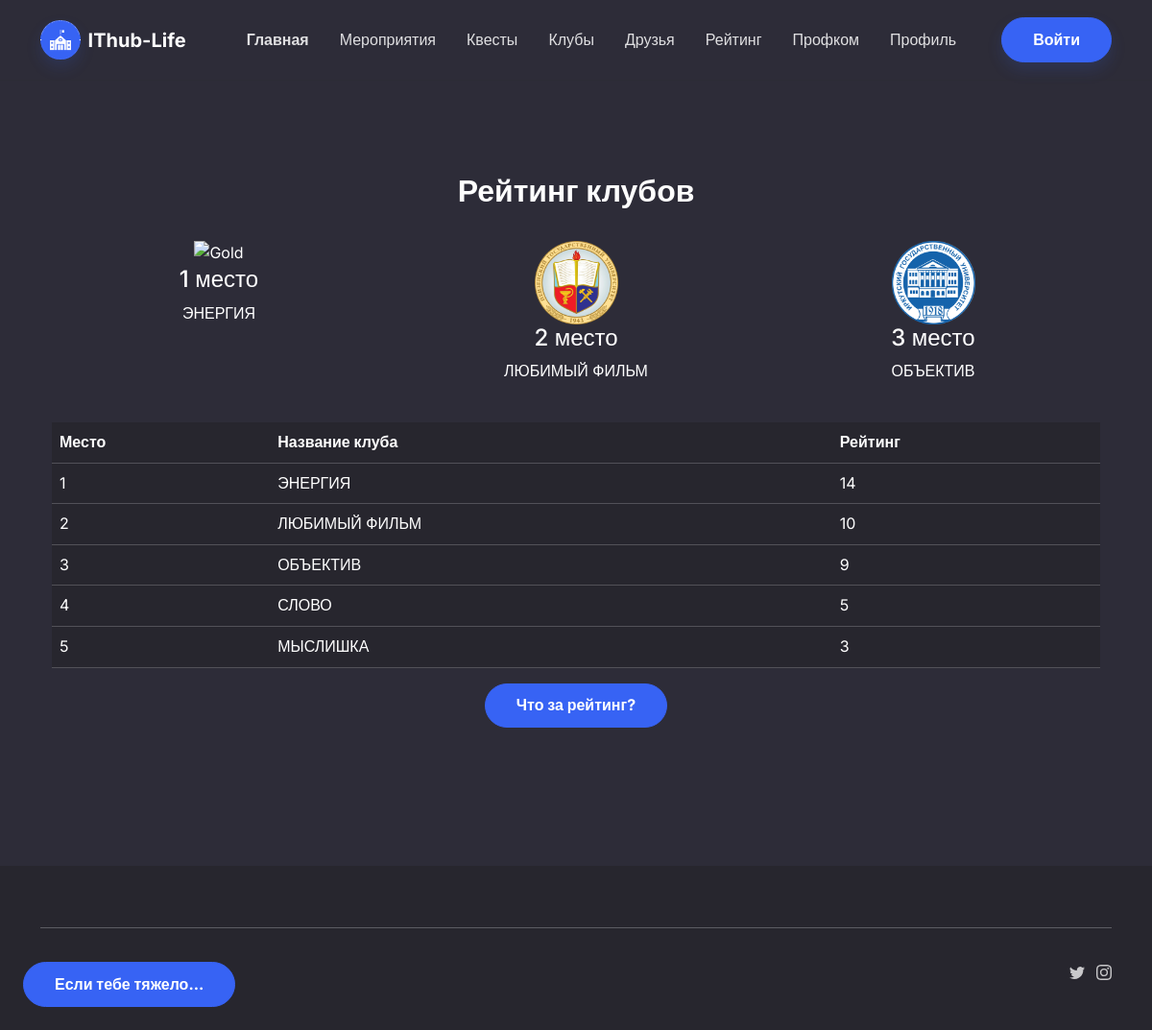
The page /rating on the database its author committed.
### tables this page shows
CREATE TABLE CLUBS (id INTEGER PRIMARY KEY AUTOINCREMENT NOT NULL, name TEXT NOT NULL DEFAULT (''), comment TEXT DEFAULT (''), id_prez REFERENCES USERS (id) NOT NULL DEFAULT (1), reiting INTEGER CONSTRAINT ееов NOT NULL DEFAULT (0), gimn TEXT DEFAULT ('gimn'));

### app.py (the view)
@app.route('/<string:strin>', methods = ['GET'])
def indexi(strin):
    ot = {}
    if request.method == 'GET':
        ot = dict(request.args)
        if ot != {}:
            print(ot)
    try:
        ot['id']
    except:
        ot['id'] = 1
    if strin == 'friends':
        ot = mf.Friends()
    if strin == 'rating':
        ot = mf.Rating()
    if strin == 'profile':
        ot = mf.Profile(ot['id'])#()
    if strin == 'clubs':
        ot = mf.Clubs()
    if strin == 'club_detail':
        ot = mf.Club_detail(ot['id'])
    if strin == 'events':
        ot = mf.Events()
    if strin == 'event_detail':
        ot = mf.Event_detail(ot['id'])
    if strin == 'quests':
        ot = mf.Quests()
    if strin == 'quest_detail':
        ot = mf.Quest_detail(ot['id'])
    if strin == 'library':
        try:
            ot = mf.Library(ot['path'], ot['file'], id=1)
        except:
            ot = mf.Library('', '', id=1)
    if strin == 'favicon.ico':
        return ''
    if strin == 'get_file':
        ott = mf.Library(ot['path'], ot['file'], id=1)
        return send_from_directory(ott + "/", ot['file'])
    print("\nOT " + str(ot))
    return render_template(''+strin+'.html', DATA=ot)

### BD.py (called while the page is built)
def get_db():
    db = sqlite3.connect(DATABASE)
    db.row_factory = sqlite3.Row
    return db

def get_question(question):
    db = get_db()
    data = db.execute(question).fetchall()
    data = [dict(ix) for ix in data]
    return data

### MyFunc.py (called while the page is built)
def Rating():
    events = BD.get_question("SELECT * FROM CLUBS")
    events[0]['raiting'] = BD.get_question("SELECT * FROM CLUBS ORDER BY reiting DESC")
    print(events)
    return events

### templates/rating.html (shortened to what this page needs)
{% extends 'base.html' %}
{% block content %}
<section class="py-5">
    <div class="container py-5">
        <div class="row mb-4">
            <div class="col-md-8 col-xl-6 text-center mx-auto">
                <h2 class="fw-bold">Рейтинг клубов</h2>
            </div>
        </div>
        <div class="row mb-4">
            <div class="col-md-4 text-center">
                <img onclick="window.location.replace('/club_detail?id={{ DATA[0].raiting[0].id|string }}');" style ="width:25%;" src="{{ url_for('static', filename='/DATA/Clubs/'+DATA[0].raiting[0].id|string+'.png') }}" alt="Gold">
                <h4 onclick="window.location.replace('/club_detail?id={{ DATA[0].raiting[0].id|string }}');" >1 место</h4>
                <p onclick="window.location.replace('/club_detail?id={{ DATA[0].raiting[0].id|string }}');">{{ DATA[0].raiting[0].name }}</p>
            </div>
            <div class="col-md-4 text-center">
                <img onclick="window.location.replace('/club_detail?id={{ DATA[0].raiting[1].id|string }}');" style ="width:25%;" src="{{ url_for('static', filename='/DATA/Clubs/'+DATA[0].raiting[1].id|string+'.png') }}" alt="Silver">
                <h4 onclick="window.location.replace('/club_detail?id={{ DATA[0].raiting[1].id|string }}');">2 место</h4>
                <p onclick="window.location.replace('/club_detail?id={{ DATA[0].raiting[1].id|string }}');">{{ DATA[0].raiting[1].name }}</p>
            </div>
            <div class="col-md-4 text-center">
                <img onclick="window.location.replace('/club_detail?id={{ DATA[0].raiting[2].id|string }}');" style ="width:25%;" src="{{ url_for('static', filename='/DATA/Clubs/'+DATA[0].raiting[2].id|string+'.png') }}" alt="Bronze">
                <h4 onclick="window.location.replace('/club_detail?id={{ DATA[0].raiting[2].id|string }}');">3 место</h4>
                <p onclick="window.location.replace('/club_detail?id={{ DATA[0].raiting[2].id|string }}');">{{ DATA[0].raiting[2].name }}</p>
            </div>
        </div>
        <div class="row">
            <div class="col-md-12">
                <table class="table table-dark">
                    <thead>
                        <tr>
                            <th>Место</th>
                            <th>Название клуба</th>
                            <th>Рейтинг</th>
                        </tr>
                    </thead>
                    <tbody>
                    {% for i in range(DATA[0].raiting|length) %}
                        <tr onclick="window.location.replace('/club_detail?id={{ DATA[0].raiting[i].id|string }}');">
                            <td>{{ (i + 1)|string }}</td>
                            <td>{{ DATA[0].raiting[i].name }}</td>
                            <td>{{ DATA[0].raiting[i].reiting|string }}</td>
                        </tr>
                    {% endfor %}
                    </tbody>
                </table>
            </div>
        </div>
        <div class="row">
            <div class="col-md-12 text-center">
                <button class="btn btn-primary" data-bs-toggle="modal" data-bs-target="#ratingInfoModal">Что за рейтинг?</button>
            </div>
        </div>
    </div>
</section>
{% endblock %}

### rows shown on the page
CLUBS: name "ЭНЕРГИЯ", name "ЭНЕРГИЯ", reiting "14"
CLUBS: name "ЛЮБИМЫЙ ФИЛЬМ", name "ЛЮБИМЫЙ ФИЛЬМ", reiting "10"
CLUBS: name "ОБЪЕКТИВ", name "ОБЪЕКТИВ", reiting "9"
CLUBS: name "СЛОВО", reiting "5"
CLUBS: name "МЫСЛИШКА", reiting "3"

### other values the page prints
{{ (i + 1)|string }} "1" "2" "3" "4" "5"
